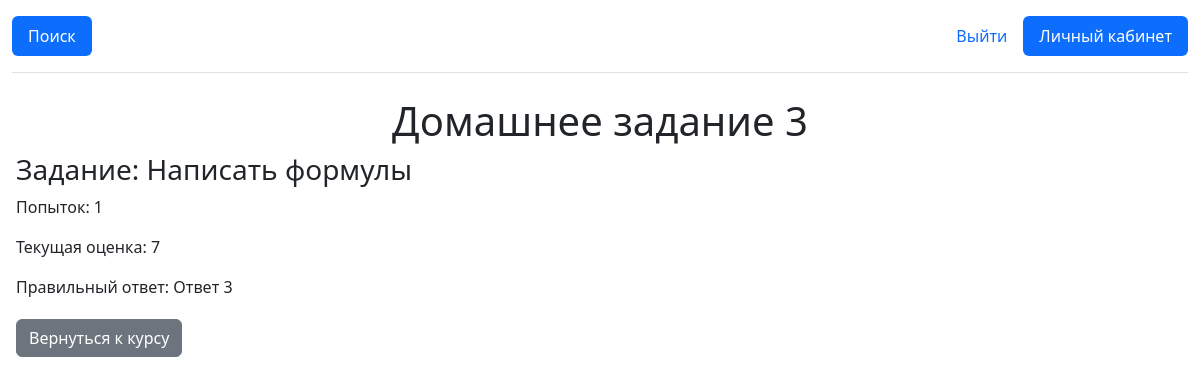
Screenshot of /dz_completed/6/ (signed in) with the database file from the repository.
### app/models.py (models this page shows, shortened)
class Homework(models.Model):
    course = models.ForeignKey(
        Course, related_name="homeworks", on_delete=models.CASCADE, verbose_name="Курс"
    )
    title = models.CharField(max_length=255, verbose_name="Название задания")
    description = models.TextField(verbose_name="Описание задания")
    max_score = models.IntegerField(default=10, verbose_name="Максимальная оценка")
    answer = models.TextField(verbose_name="Ответ")

class HomeworkSubmission(models.Model):
    homework = models.ForeignKey(
        Homework,
        related_name="submissions",
        on_delete=models.CASCADE,
        verbose_name="Задание",
    )
    user = models.ForeignKey(
        User,
        related_name="homework_submissions",
        on_delete=models.CASCADE,
        verbose_name="Пользователь",
    )
    submission_date = models.DateTimeField(default=now, verbose_name="Дата выполнения")
    score = models.IntegerField(verbose_name="Оценка", default=0)
    attempts = models.IntegerField(default=0, verbose_name="Количество попыток")

### app/views.py (the view)
# urls.py: path("dz_completed/<int:pk>/", views.dz_completed, name="dz_completed"),
@login_required
def dz_completed(request, pk):
    homework = get_object_or_404(Homework, pk=pk)
    obj = HomeworkSubmission.objects.filter(
        homework=homework, user=request.user
    ).first()
    update_course_completion_status(request.user, homework.course)
    user_course = UserCourse.objects.filter(
        user=request.user, course=homework.course
    ).first()
    if user_course.status == "completed":
        return redirect("course_completed", course_id=homework.course.id)
    return render(
        request,
        "dz_completed.html",
        {"homework": homework, "obj": obj, "user_course": user_course},
    )

### app/views.py (called while the page is built, shortened)
def update_course_completion_status(user, course):
    all_homeworks = Homework.objects.filter(course=course)
    all_tests = Test.objects.filter(course=course)
    total_homeworks = all_homeworks.count()
    total_tests = all_tests.count()
    completed_homeworks = HomeworkSubmission.objects.filter(
        user=user, homework__in=all_homeworks
    ).count()
    completed_tests = TestAttempt.objects.filter(user=user, test__in=all_tests).count()
    if total_homeworks == 0 and total_tests == 0:
        return

### app/templates/dz_completed.html (shortened to what this page needs)
{% extends "base.html" %}
{% block content %}
<h1 style="text-align: center;">{{ homework.title }}</h1>
<h3>Задание: {{ homework.description }}</h3>
<p>Попыток: {{ obj.attempts }}</p>
{% if obj.score %}
<p>Текущая оценка: {{ obj.score }}</p>
{% endif %}
<p>Правильный ответ: {{ homework.answer }}</p>
<div style="margin-top: 20px;">
    {% if user_course.status == "completed" %}
    <a href="{% url 'course_completed' course_id=homework.course.id %}" class="btn btn-primary">Просмотреть сертификат</a>
    {% else %}
    <a href="{% url 'course_detail' pk=homework.course.id %}" class="btn btn-secondary">Вернуться к курсу</a>
    {% endif %}
</div>
{% endblock %}

### rows the page displays
Homework: title "Домашнее задание 3", description "Написать формулы", answer "Ответ 3"
HomeworkSubmission: attempts "1", score "7"
